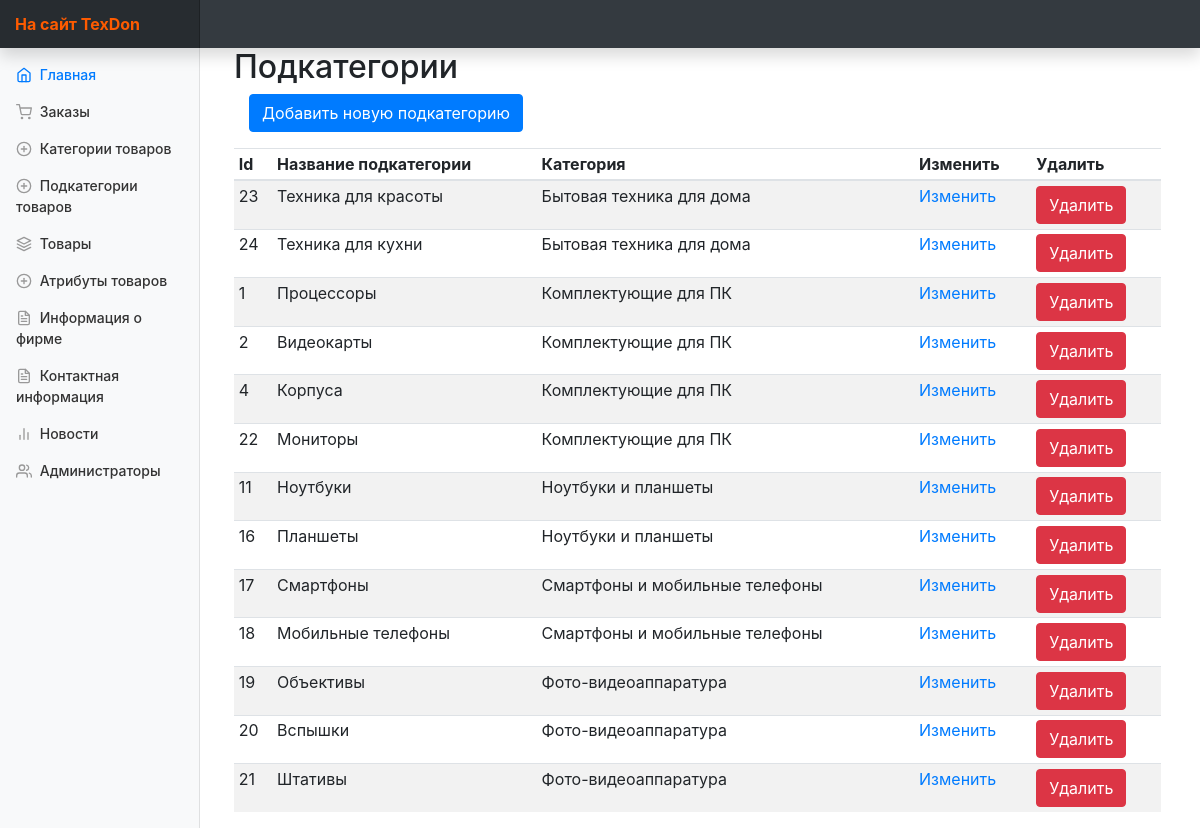
/index.php?ctrl=Subcategory&act=subcategoriesList, run on the app's committed database.
### tables this page shows
CREATE TABLE IF NOT EXISTS `categoriesandsubcategories` (
  `categoryandsubcategoryID` int(11) NOT NULL AUTO_INCREMENT,
  `categoryID` int(11) NOT NULL,
  `subcategoryID` int(11) NOT NULL,
  PRIMARY KEY (`categoryandsubcategoryID`),
  KEY `fk_catID` (`categoryID`),
  KEY `fk_subcatID` (`subcategoryID`)
);

CREATE TABLE IF NOT EXISTS `subcategories` (
  `subcategoryID` int(11) NOT NULL AUTO_INCREMENT,
  `subcategoryTitle` varchar(80) NOT NULL,
  `subcategoryImagePath` varchar(350) DEFAULT NULL,
  PRIMARY KEY (`subcategoryID`),
  UNIQUE KEY `subcategoriesTitle` (`subcategoryTitle`)
);

CREATE TABLE IF NOT EXISTS `categories` (
  `categoryID` int(11) NOT NULL AUTO_INCREMENT,
  `categoryTitle` varchar(80) NOT NULL,
  `categoryImagePath` varchar(350) DEFAULT NULL,
  PRIMARY KEY (`categoryID`),
  UNIQUE KEY `categoryTitle` (`categoryTitle`)
);

### controllers/panel/MainController.php (called while the page is built, shortened)
<?php
class MainController extends BaseController {
    public function start(  ){
        $controller = $this->request->getGetValue('ctrl');
        $action = $this->request->getGetValue('act');
        $controllerClass = "controllers\\panel\\{$controller}Controller";
        if(class_exists($controllerClass)){
            $controllerInstance = new $controllerClass();
        }
        if(method_exists($controllerClass, "{$action}Action")){
            $viewToInclude = $controllerInstance->{"{$action}Action"}();
        }
        else{
            $controller = "Home";
            $action = "index";
            $controllerClass = "controllers\\panel\\{$controller}Controller";
            $controllerInstance = new $controllerClass();
            $viewToInclude = $controllerInstance->{"{$action}Action"}();
        }
        $this->view = $controllerInstance->view;
        include_once "views/Default/header.php";
        include_once "views/$controller/$viewToInclude.php";
    }
}

### index.php (called while the page is built, shortened)
<?php
$app = new MainController();
$app->start();

### controllers/panel/BaseController.php (called while the page is built, shortened)
<?php
class BaseController{
    public function __construct(){
        $this->view = new View();
    }
}

### utils/View.php (called while the page is built, shortened)
<?php
class View{
    private $storage = [];
    public function __get($name){
        if(isset($this->storage[$name])){
            return $this->storage[$name];
        }
        return null;
    }
    public function __set($name, $value){
        $this->storage[$name] = $value;
    }
}

### models/Subcategory/Subcategory.php (called while the page is built, shortened)
<?php
class Subcategory {
    public static function GetSubcategoryList ( $limit = 200, $offset = 0 ){
         $stm = MySQL::$db->prepare ("SELECT sc.subcategoryID, sc.subcategoryTitle, c.categoryTitle, c.categoryID, cAs.categoryandsubcategoryID FROM `categoriesandsubcategories` AS `cAs`
                                        INNER JOIN `categories` AS `c` ON cAs.categoryID = c.categoryID
                                        INNER JOIN `subcategories` AS `sc` ON cAs.subcategoryID = sc.subcategoryID LIMIT $offset, $limit");
        $stm->execute();
        $subcategories = $stm->fetchAll(\PDO::FETCH_OBJ);
        return $subcategories;
    }
}

### controllers/panel/SubcategoryController.php (called while the page is built, shortened)
<?php
class SubcategoryController extends BaseController {
    public function subcategoriesListAction() {
        $this->view->subcategories = Subcategory::GetSubcategoryList(60, 0);
        return 'subcategories-list';
    }
}

### views/Subcategory/subcategories-list.php (the view, shortened to what this page needs)
<main role="main" class="col-md-9 ml-sm-auto col-lg-10 px-4">
    <h2>Подкатегории </h2>
    <form class="col-12">
        <div class="form-group">
            <a href="index.php?ctrl=Subcategory&act=addSubcategory" class="btn btn-primary">Добавить новую подкатегорию</a>
        </div>
    </form>
    <div class="table-responsive">
        <table class="table table-striped table-sm">
            <thead>
            <tr>
                <th>Id</th>
                <th>Название подкатегории</th>
                <th>Категория</th>
                <th>Изменить</th>
                <th>Удалить</th>
            </tr>
            </thead>
            <tbody>
            <?php foreach ( $this->view->subcategories as $subcategory ) { ?>
                <tr data-subcategory-id="<?= $subcategory->subcategoryID ?>" data-category-id="<?= $subcategory->categoryID ?>">
                    <td><?= $subcategory->subcategoryID ?></td>
                    <td><?= $subcategory->subcategoryTitle ?></td>
                    <td><?= $subcategory->categoryTitle ?></td>
                    <td><a id ="updateSubcategory" lass="btn btn-primary" href="?ctrl=Subcategory&act=updateSubcategory&subcategoryID=<?= $subcategory->subcategoryID ?>&categoryID=<?= $subcategory->categoryID ?>">Изменить</a></td>
                    <td> <div data-subcategory-id="<?= $subcategory->subcategoryID ?>" data-subcategorytocategory-id="<?= $subcategory->categoryandsubcategoryID ?>" class="btn btn-danger">Удалить</div> </td>
                </tr>
            <?php } ?>
            </tbody>
        </table>
    </div>
</main>
</div>

### views/Default/header.php (shortened to what this page needs)
<html>
    <head>
        <link rel="stylesheet" href="bower_components/bootstrap/dist/css/bootstrap.css" />
        <link rel="stylesheet" href="assets/css/styles.css" />
    </head>
<body>
<nav class="navbar navbar-dark fixed-top bg-dark flex-md-nowrap p-0 shadow">
        <a class="navbar-brand col-sm-3 col-md-2 mr-0" href="http://localhost:5012/TexDonProduction/public/home" style=" color: #FE5B00; font-weight:bold;">На сайт TexDon</a>
 </nav>
<div class="container-fluid">
    <div class="row">
        <nav class="col-md-2 d-none d-md-block bg-light sidebar">
            <div class="sidebar-sticky">
                 <ul class="nav flex-column">
                     <li class="nav-item">
                         <a class="nav-link active" href="index.php?ctrl=Home&act=index">
                             Главная <span class="sr-only">(current)</span>
                         </a>
                     </li>
                     <li class="nav-item">
                         <a class="nav-link" href="index.php?ctrl=Order&act=ordersList">
                             Заказы
                         </a>
                     </li>
                     <li class="nav-item">
                         <a class="nav-link" href="index.php?ctrl=Category&act=categoriesList">
                             Категории товаров
                         </a>
                     </li>
                     <li class="nav-item">
                         <a class="nav-link" href="index.php?ctrl=Subcategory&act=subcategoriesList">
                             Подкатегории товаров
                         </a>
                     </li>
                     <li class="nav-item">
                         <a class="nav-link" href="?ctrl=Product&act=productsList">
                             Товары
                         </a>
                     </li>
                     <li class="nav-item">
                         <a class="nav-link" href="?ctrl=ProductAttributes&act=attributesList">
                             Атрибуты товаров
                         </a>
                     </li>
                     <li class="nav-item">
                         <a class="nav-link" href="index.php?ctrl=InfoFirm&act=updateInfoFirm">
                              Информация о фирме
                         </a>
                     </li>
                     <li class="nav-item">
                         <a class="nav-link" href="index.php?ctrl=Contacts&act=updateContactsFirm">
                             Контактная информация
                         </a>
                     </li>
                     <li class="nav-item">
                         <a class="nav-link" href="?ctrl=News&act=newsList">
                             Новости
                         </a>
                     </li>
                     <li class="nav-item">
                         <a class="nav-link" href="?ctrl=Admin&act=adminList">
                             Администраторы
                         </a>
                     </li>
                 </ul>
            </div>
         </nav>
    </div>

### assets/css/styles.css (style rules this page uses)
body { font-size: .875rem; }
.feather { width: 16px; height: 16px; vertical-align: text-bottom; }
.sidebar { position: fixed; top: 0; bottom: 0; left: 0; z-index: 100; padding: 48px 0 0; box-shadow: inset -1px 0 0 rgba(0, 0, 0, .1); }
.sidebar-sticky { position: relative; top: 0; height: calc(100vh - 48px); padding-top: .5rem; overflow-x: hidden; overflow-y: auto; }
.sidebar .nav-link { font-weight: 500; color: #333; }
.sidebar .nav-link .feather { margin-right: 4px; color: #999; }
.sidebar .nav-link.active { color: #007bff; }
.sidebar .nav-link:hover .feather, .sidebar .nav-link.active .feather { color: inherit; }
[role="main"] { padding-top: 48px; }
.navbar-brand { padding-top: .75rem; padding-bottom: .75rem; font-size: 1rem; background-color: rgba(0, 0, 0, .25); box-shadow: inset -1px 0 0 rgba(0, 0, 0, .25); }

### data on the page
categoriesandsubcategories: subcategoryID.subcategoryID "23", subcategoryID.subcategoryTitle "Техника для красоты", categoryID.categoryTitle "Бытовая техника для дома"
categoriesandsubcategories: subcategoryID.subcategoryID "24", subcategoryID.subcategoryTitle "Техника для кухни", categoryID.categoryTitle "Бытовая техника для дома"
categoriesandsubcategories: subcategoryID.subcategoryID "1", subcategoryID.subcategoryTitle "Процессоры", categoryID.categoryTitle "Комплектующие для ПК"
categoriesandsubcategories: subcategoryID.subcategoryID "2", subcategoryID.subcategoryTitle "Видеокарты", categoryID.categoryTitle "Комплектующие для ПК"
categoriesandsubcategories: subcategoryID.subcategoryID "4", subcategoryID.subcategoryTitle "Корпуса", categoryID.categoryTitle "Комплектующие для ПК"
categoriesandsubcategories: subcategoryID.subcategoryID "22", subcategoryID.subcategoryTitle "Мониторы", categoryID.categoryTitle "Комплектующие для ПК"
categoriesandsubcategories: subcategoryID.subcategoryID "11", subcategoryID.subcategoryTitle "Ноутбуки", categoryID.categoryTitle "Ноутбуки и планшеты"
categoriesandsubcategories: subcategoryID.subcategoryID "16", subcategoryID.subcategoryTitle "Планшеты", categoryID.categoryTitle "Ноутбуки и планшеты"
categoriesandsubcategories: subcategoryID.subcategoryID "17", subcategoryID.subcategoryTitle "Смартфоны", categoryID.categoryTitle "Смартфоны и мобильные телефоны"
categoriesandsubcategories: subcategoryID.subcategoryID "18", subcategoryID.subcategoryTitle "Мобильные телефоны", categoryID.categoryTitle "Смартфоны и мобильные телефоны"
categoriesandsubcategories: subcategoryID.subcategoryID "19", subcategoryID.subcategoryTitle "Объективы", categoryID.categoryTitle "Фото-видеоаппаратура"
categoriesandsubcategories: subcategoryID.subcategoryID "20", subcategoryID.subcategoryTitle "Вспышки", categoryID.categoryTitle "Фото-видеоаппаратура"
categoriesandsubcategories: subcategoryID.subcategoryID "21", subcategoryID.subcategoryTitle "Штативы", categoryID.categoryTitle "Фото-видеоаппаратура"
